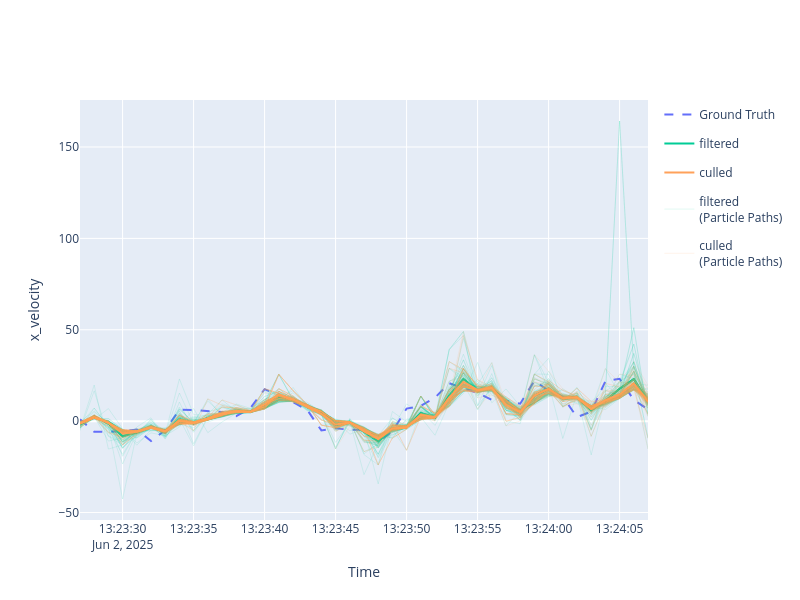

The notebook cell this image was saved under:
### Markdown cell above
As mentioned, the effect of smoothing is far clearer in 1D. Below we add the new path trajectory to the velocity plot, 
We set 'plot_particle_paths'= True to show the individual particle trajectories.

### Code cell
# We first re-plot the initial filtered track with this set to True to view the effect of the particle path smoother
x_vel_plotter.plot_tracks(track, [1], plot_particle_paths=True, label='filtered', mode='lines',line=dict(color=colors_dict['track'])) 
# And now plot the culled track
x_vel_plotter.plot_tracks(culled_track, [1], plot_particle_paths=True, label='culled',mode='lines',line=dict(color=colors_dict['culled_track']))

x_vel_plotter.fig


# As shown below, the less likely estimates in the filtered track are removed after smoothing.
